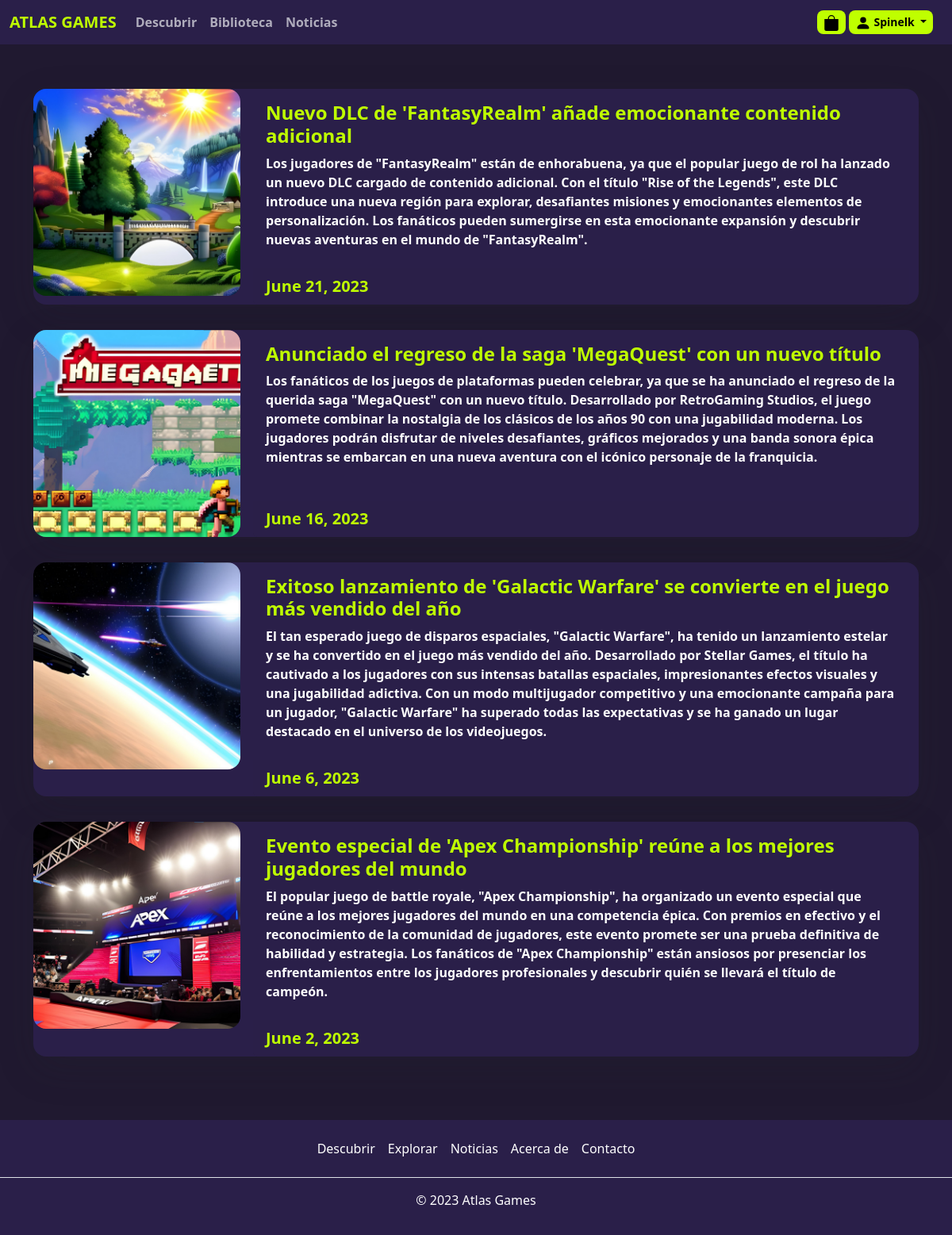
The page /noticias (signed in) on the database its author committed.
### tienda/models.py (models this page shows, shortened)
class Noticia(models.Model):
    titulo = models.CharField(max_length=100)
    descripcion = models.TextField()
    fecha = models.DateField()
    imagen = models.ImageField(upload_to='noticias')

### tienda/views.py (the view)
# urls.py: path("noticias", noticias, name="noticias"),
@login_required
def noticias(request):
    noticias = Noticia.objects.all()
    return render(request, 'noticias.html', {'noticias': noticias})

### tienda/templates/noticias.html (shortened to what this page needs)
{% extends 'layouts/app.html' %} {% block contenido %}
<main class="mt-5">
    <article class="container-sm my-5">
        <div class="row row-cols-1 py-3 gy-3" id="grupo-noticias">
            {% for noticia in noticias %} {% if forloop.counter <= 5 %}
            <div class="col" id="noticia">
                <a href="#" class="text-decoration-none">
                    <section
                        class="card mb-3 bg-moradoClaro text-white rounded-4 shadow-lg border-0 g-0"
                    >
                        <div class="row row-cols-2 rounded-4">
                            <div class="col-md-3">
                                <div class="ratio ratio-1x1">
                                    <img
                                        src="{{ noticia.imagen.url }}
                                    "
                                        class="img-fluid rounded-4 object-fit-cover"
                                        alt="..."
                                    />
                                </div>
                            </div>
                            <div
                                class="col-md-9 d-flex flex-column g-0 ps-1 pe-4"
                            >
                                <div class="card-body">
                                    <h3 class="card-title fs-4 fw-bold text-verdeBrillante">
                                        {{ noticia.titulo }}
                                    </h3>
                                    <p class="card-title fw-semibold fs-6">
                                        {{ noticia.descripcion }}
                                    </p>
                                </div>
                                <div class="card-footer fw-bold border-0">
                                    <small
                                        class="text-white fs-5 text-verdeBrillante"
                                        >{{ noticia.fecha }}</small
                                    >
                                </div>
                            </div>
                        </div>
                    </section>
                </a>
            </div>
            {% endif %} {% endfor %}
        </div>
    </article>
</main>
{% endblock %}

### tienda/templates/layouts/app.html
{% extends 'layouts/base.html' %}
{% block app %}
{% include 'layouts/_header.html' %}
{% block contenido %}
{% endblock  %}
{% include 'layouts/_footer.html' %}
{% endblock  %}

### tienda/templates/layouts/base.html (shortened to what this page needs)
{% load static %}
<!DOCTYPE html>
<html lang="es">
    <head>
        <link
            href="{% static 'tienda/css/bootstrap.css' %}"
            rel="stylesheet"
        />
        <link rel="stylesheet" href="{% static 'tienda/css/colores.css' %}" />
        <link
            rel="stylesheet"
            href="{% static 'tienda/css/zoom-cartas.css' %}"
        />
    </head>
    <body class="text-white bg-moradoOscuro">
        <div class="p-4 mb-5"></div>
        {% block app %} {% endblock %}
    </body>
</html>

### tienda/templates/layouts/_header.html (shortened to what this page needs)
<header>
    <nav
        class="navbar navbar-expand-lg text-white bg-moradoClaro fixed-top"
        data-bs-theme="dark"
    >
        <div class="container-fluid">
            <a
                class="navbar-brand fw-bold text-verdeBrillante"
                href="{% url 'tienda:index' %}"
                >ATLAS GAMES</a
            >
            <div
                class="collapse navbar-collapse justify-content-between w-100"
                id="navbarNavAltMarkup"
            >
                <div class="navbar-nav">
                    <a
                        class="nav-link fw-semibold"
                        href="{% url 'tienda:index' %}"
                        >Descubrir</a
                    >
                    <a class="nav-link fw-semibold" href="{% url 'tienda:biblioteca' %}">Biblioteca</a>
                    <a
                        class="nav-link fw-semibold"
                        href="{% url 'tienda:noticias' %}"
                        >Noticias</a
                    >
                </div>
                <div>
                    <form class="container-fluid justify-content-start">
                        <button
                            class="btn bg-verdeBrillante text-black border-0 rounded-3 btn-sm"
                            type="button"
                            onclick="mostrarProductosEnCarrito()"
                            data-bs-toggle="offcanvas"
                            data-bs-target="#offcanvasRight"
                            aria-controls="offcanvasRight"
                        >
                            <svg
                                xmlns="http://www.w3.org/2000/svg"
                                width="20"
                                height="20"
                                fill="currentColor"
                                class="bi bi-bag-fill"
                                viewBox="0 0 16 16"
                            >
                                <path
                                    d="M8 1a2.5 2.5 0 0 1 2.5 2.5V4h-5v-.5A2.5 2.5 0 0 1 8 1zm3.5 3v-.5a3.5 3.5 0 1 0-7 0V4H1v10a2 2 0 0 0 2 2h10a2 2 0 0 0 2-2V4h-3.5z"
                                />
                            </svg>
                        </button>
                        <div class="btn-group btn-group-sm" role="group">
                            <button
                                type="button"
                                class="btn fw-bold bg-verdeBrillante text-black text-capitalize border-0 rounded-3 dropdown-toggle"
                                data-bs-toggle="dropdown"
                                aria-expanded="false"
                            >
                                <svg
                                    xmlns="http://www.w3.org/2000/svg"
                                    width="20"
                                    height="20"
                                    fill="currentColor"
                                    class="bi bi-person-fill"
                                    viewBox="0 0 16 16"
                                >
                                    <path
                                        d="M3 14s-1 0-1-1 1-4 6-4 6 3 6 4-1 1-1 1H3Zm5-6a3 3 0 1 0 0-6 3 3 0 0 0 0 6Z"
                                    />
                                </svg>
                                {{ request.user.username }}
                            </button>
                        </div>
                    </form>
                </div>
            </div>
        </div>
    </nav>
</header>

### tienda/templates/layouts/_footer.html
<footer class="py-3 text-white bg-moradoClaro mt-5">
    <ul class="nav justify-content-center border-bottom pb-3 mb-3">
        <li class="nav-item">
            <a href="{% url 'tienda:index' %}" class="nav-link px-2 text-white">Descubrir</a>
        </li>
        <li class="nav-item">
            <a href="#" class="nav-link px-2 text-white">Explorar</a>
        </li>
        <li class="nav-item">
            <a href="{% url 'tienda:noticias' %}" class="nav-link px-2 text-white">Noticias</a>
        </li>
        <li class="nav-item">
            <a href="#" class="nav-link px-2 text-white">Acerca de</a>
        </li>
        <li class="nav-item">
            <a href="#" class="nav-link px-2 text-white">Contacto</a>
        </li>
    </ul>
    <p class="text-center text-white">© 2023 Atlas Games</p>
</footer>

### tienda/static/tienda/css/colores.css (style rules this page uses)
:root { --moradoClaro: 42, 31, 73; --moradoOscuro: 32, 25, 48; --verdeBrillante: 191, 255, 0; --gris: #a6a6a6; }
.bg-moradoOscuro { --bs-bg-opacity: 1; background-color: rgba( var(--moradoOscuro), var(--bs-bg-opacity) ) !important; }
.bg-moradoClaro { --bs-bg-opacity: 1; background-color: rgba(var(--moradoClaro), var(--bs-bg-opacity)) !important; }
.bg-verdeBrillante { --bs-text-opacity: 1; background-color: rgba( var(--verdeBrillante), var(--bs-text-opacity) ) !important; }
.text-verdeBrillante { --bs-text-opacity: 1; color: rgba(var(--verdeBrillante), var(--bs-text-opacity)) !important; }

### rows shown on the page
Noticia: imagen (picture), titulo "Nuevo DLC de 'FantasyRealm' añade emocionante contenido adicional", descripcion "Los jugadores de \"FantasyRealm\" están de enhorabuena, ya que el popular juego de rol ha lanzado un nuevo DLC cargado de contenido adicional. Con el título \"Rise of the Legends\", este DLC introduce una nueva región para explorar, desafiantes misiones y emocionantes elementos de personalización. Los fanáticos pueden sumergirse en esta emocionante expansión y descubrir nuevas aventuras en el mundo de \"FantasyRealm\".", fecha "June 21, 2023"
Noticia: imagen (picture), titulo "Anunciado el regreso de la saga 'MegaQuest' con un nuevo título", descripcion "Los fanáticos de los juegos de plataformas pueden celebrar, ya que se ha anunciado el regreso de la querida saga \"MegaQuest\" con un nuevo título. Desarrollado por RetroGaming Studios, el juego promete combinar la nostalgia de los clásicos de los años 90 con una jugabilidad moderna. Los jugadores podrán disfrutar de niveles desafiantes, gráficos mejorados y una banda sonora épica mientras se embarcan en una nueva aventura con el icónico personaje de la franquicia.", fecha "June 16, 2023"
Noticia: imagen (picture), titulo "Exitoso lanzamiento de 'Galactic Warfare' se convierte en el juego más vendido del año", descripcion "El tan esperado juego de disparos espaciales, \"Galactic Warfare\", ha tenido un lanzamiento estelar y se ha convertido en el juego más vendido del año. Desarrollado por Stellar Games, el título ha cautivado a los jugadores con sus intensas batallas espaciales, impresionantes efectos visuales y una jugabilidad adictiva. Con un modo multijugador competitivo y una emocionante campaña para un jugador, \"Galactic Warfare\" ha superado todas las expectativas y se ha ganado un lugar destacado en el universo de los videojuegos.", fecha "June 6, 2023"
Noticia: imagen (picture), titulo "Evento especial de 'Apex Championship' reúne a los mejores jugadores del mundo", descripcion "El popular juego de battle royale, \"Apex Championship\", ha organizado un evento especial que reúne a los mejores jugadores del mundo en una competencia épica. Con premios en efectivo y el reconocimiento de la comunidad de jugadores, este evento promete ser una prueba definitiva de habilidad y estrategia. Los fanáticos de \"Apex Championship\" están ansiosos por presenciar los enfrentamientos entre los jugadores profesionales y descubrir quién se llevará el título de campeón.", fecha "June 2, 2023"

### other values the page prints
{{ request.user.username }} "Spinelk"
